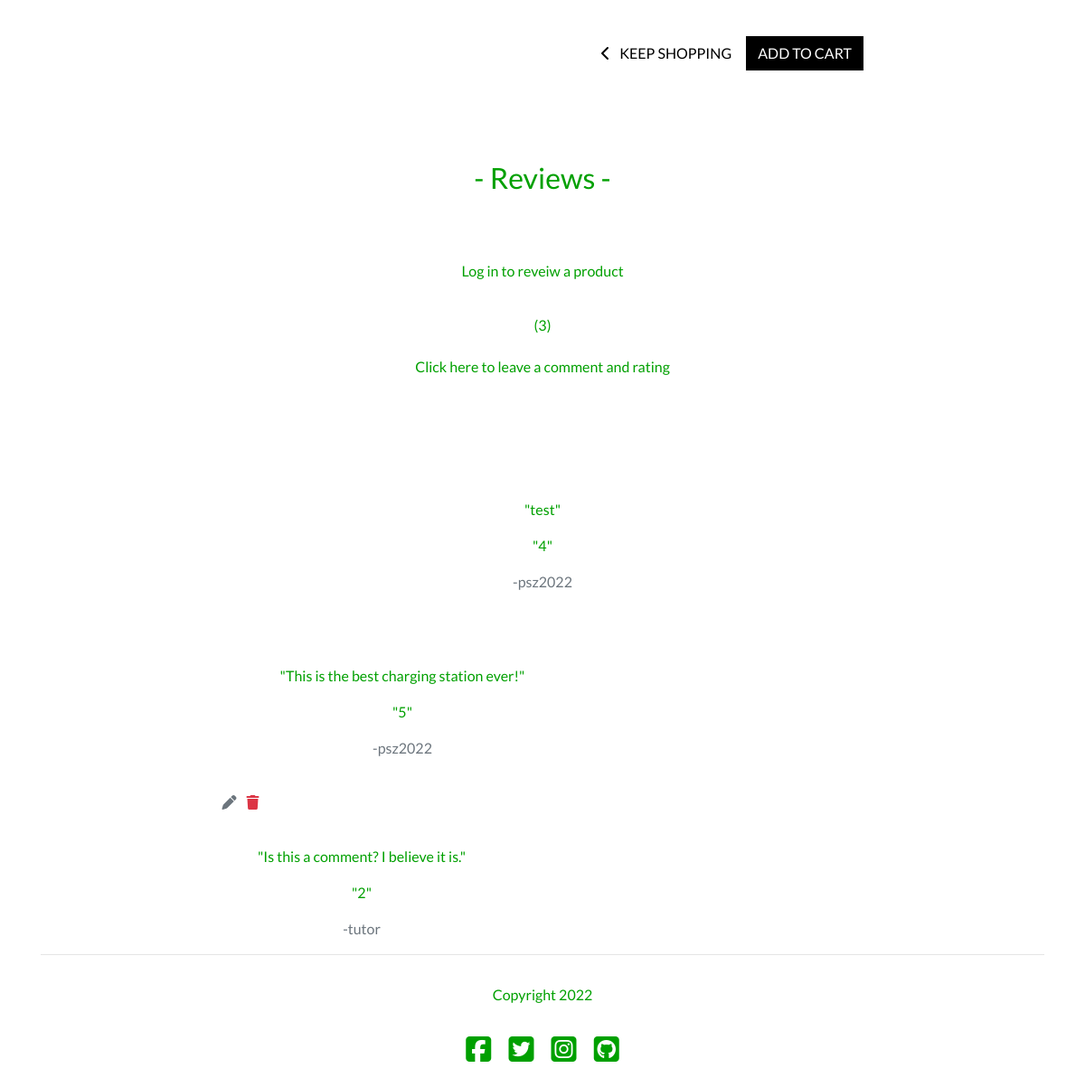
The page /products/1/ (signed in, lower part) on the database as committed earlier.
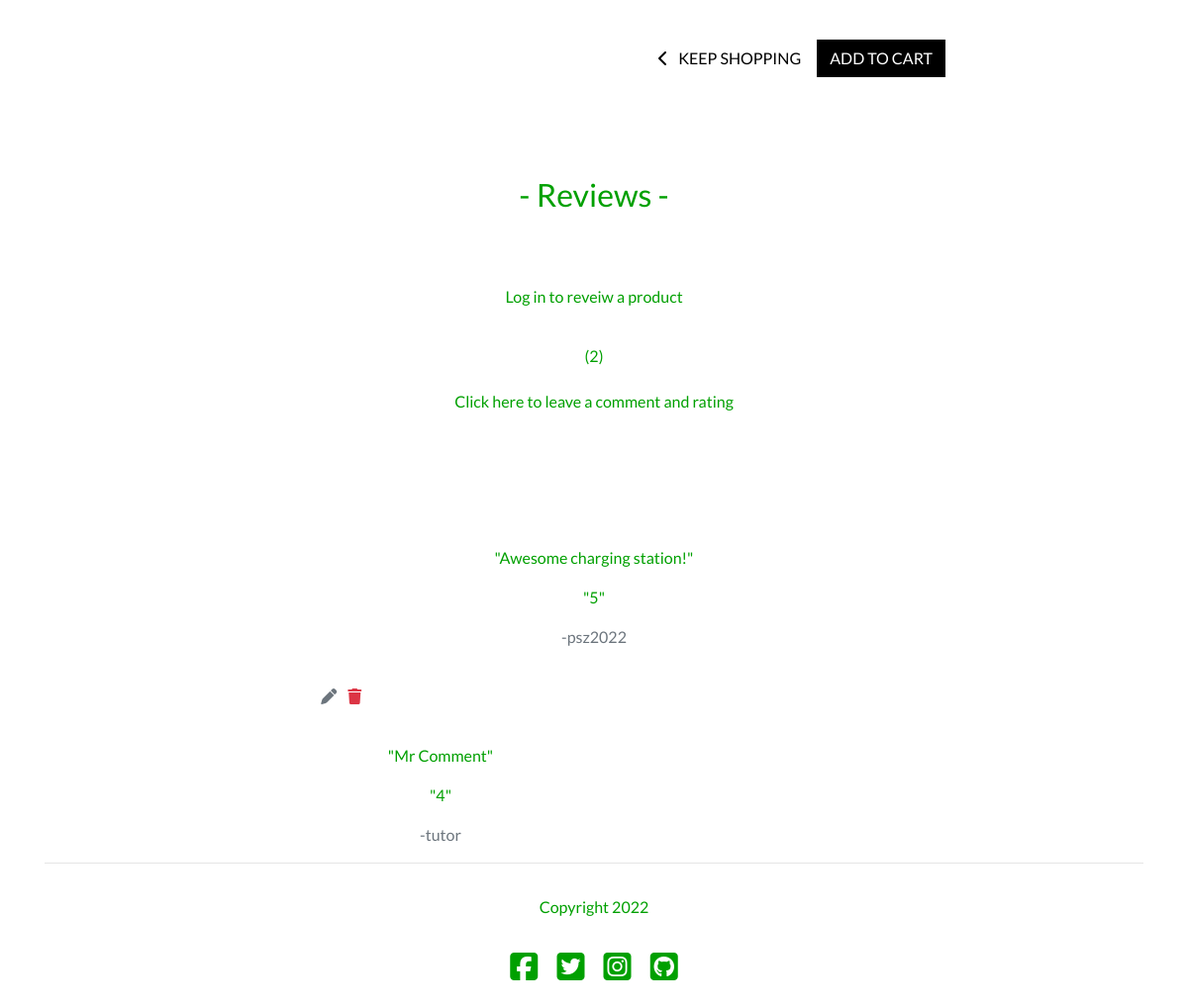
The same page on the database as committed later.
### reviews/models.py (models this page shows, shortened)
class Review(models.Model):
    RATE = [
        (1, '1 out of 5'),
        (2, '2 out of 5'),
        (3, '3 out of 5'),
        (4, '4 out of 5'),
        (5, '5 out of 5'),
    ]
    user = models.ForeignKey(UserProfile, on_delete=models.CASCADE)
    product = models.ForeignKey(Product, on_delete=models.CASCADE, related_name='product_rating')
    title = models.CharField(max_length=50)
    rating = models.IntegerField(choices=RATE)

### profiles/models.py (models this page shows)
class UserProfile(models.Model):
    user = models.OneToOneField(User, on_delete=models.CASCADE)
    default_phone_number = models.CharField(max_length=20, null=True, blank=True)
    default_street_address1 = models.CharField(max_length=80, null=True, blank=True)
    default_street_address2 = models.CharField(max_length=80, null=True, blank=True)
    default_town_or_city = models.CharField(max_length=40, null=True, blank=True)
    default_county = models.CharField(max_length=80, null=True, blank=True)
    default_postcode = models.CharField(max_length=20, null=True, blank=True)
    default_country = CountryField(blank_label='Country', null=True, blank=True)
    def __str__(self):
        return self.user.username

### products/views.py (the view)
# urls.py: path('<int:product_id>/', views.product_detail, name='product_detail'),
def product_detail(request, product_id):
    product = Product.objects.select_related().get(pk=product_id)
    reviews = Review.objects.filter(product=product)
    context = {
        'review_form': ReviewForm(),
        'product': product,
        'reviews': reviews
    }
    return render(request, 'products/product_detail.html', context)

### reviews/forms.py
class ReviewForm(forms.ModelForm):
    class Meta:
        model = Review
        exclude = (
            'user',
            'date_added',
            'product',
            'upvotes',
            'downvotes')
        fields = ['title', 'rating']
        labels = {
            'rating': 'Rate below  1 = Terrible!  |  5 = Awesome! ',
        }
    def __init__(self, *args, **kwargs):
        super().__init__(*args, **kwargs)
        placeholders = {
            'title': 'comment here',
            'description': 'Description',
        }
        self.fields['title'].widget.attrs['autofocus'] = True
        for field in self.fields:
            if field != 'rating':
                placeholder = placeholders[field]
                self.fields[field].widget.attrs['placeholder'] = placeholder
                self.fields[field].label = False
            self.fields[field].widget.attrs['class'] = (
                'add-blog-form-field')

### bag/contexts.py (called while the page is built, shortened)
def bag_contents(request):
    bag_items = []
    total = 0
    product_count = 0
    bag = request.session.get('bag', {})
    if total < settings.FREE_DELIVERY_THRESHOLD:
        delivery = total * Decimal(settings.STANDARD_DELIVERY_PERCENTAGE / 100)
        free_delivery_delta = settings.FREE_DELIVERY_THRESHOLD - total
    else:
        delivery = 0
        free_delivery_delta = 0
    grand_total = delivery + total
    context = {
        'bag_items': bag_items,
        'total': total,
        'product_count': product_count,
        'delivery': delivery,
        'free_delivery_delta': free_delivery_delta,
        'free_delivery_threshold': settings.FREE_DELIVERY_THRESHOLD,
        'grand_total': grand_total,
    }
    return context

### products/templates/products/product_detail.html (shortened to what this page needs)
{% extends "base.html" %}
{% load static %}
{% block content %}
    <div class="container-fluid">
        <div class="row">
            <div class="col-12 col-md-6 col-lg-4 offset-lg-2">
            </div>
            <div class="col-12 col-md-6 col-lg-4">
                <div class="product-details-container mb-5 mt-md-5">
                    <form class="form" action="{% url 'add_to_bag' product.id %}" method="POST">
                        <div class="form-row">
                            {% with product.has_sizes as s %}
                            <div class="col{% if s %}-12 mt-2{% endif %}">
                                <a href="{% url 'products' %}" class="btn btn-outline-black rounded-0 mt-5">
                                    <span class="icon">
                                        <i class="fas fa-chevron-left"></i>
                                    </span>
                                    <span class="text-uppercase">Keep Shopping</span>
                                </a>
                                <input type="submit" class="btn btn-black rounded-0 text-uppercase mt-5" value="Add to Cart">
                            </div>
                            {% endwith %}
                        </div>
                    </form>
                </div>
            </div>
        </div>
    </div>
{% include 'reviews/includes/reviews.html' %}
{% endblock %}

### templates/base.html (shortened to what this page needs)
{% load static %}
<!doctype html>
<html lang="en">
  <head>
    {% block corecss %}
        <link rel="stylesheet" href="https://cdn.jsdelivr.net/npm/bootstrap@4.6.1/dist/css/bootstrap.min.css">
        <link rel="stylesheet" href="{% static 'css/base.css' %}">
    {% endblock %}
  </head>
  <body>
    {% block content %}
    {% endblock %}
    <footer class="container-sm fixed-bottom">
        <div class="divider-opaque">
            <hr>
        </div>
        <div class="row py-3">
            <p class="tagline-text footer-text text-center">
                Copyright 2022
            </p>
        </div>
        <div class="pt-3 pb-4 text-center footer-links">
            <a href="https://en-gb.facebook.com/" aria-label="Link to perkulater facebook page"
                rel="noreferrer noopener" target="_blank"><i class="fab fa-facebook-square fa-2x px-2"></i></a>
            <a href="https://twitter.com/home" aria-label="Link to perkulater twitter page"
                rel="noreferrer noopener" target="_blank"><i class="fab fa-twitter-square fa-2x px-2"></i></a>
            <a href="https://www.instagram.com/" aria-label="Link to perkulater instagram page"
                rel="noreferrer noopener" target="_blank"><i class="fab fa-instagram-square fa-2x px-2"></i></a>
            <a href="https://github.com/BrianLipscombe" aria-label="Link to developer GitHub page"
                rel="noreferrer noopener" target="_blank"><i class="fab fa-github-square fa-2x px-2"></i></a>
        </div>
    </footer>
  </body>
</html>

### reviews/templates/reviews/includes/reviews.html (shortened to what this page needs)
{% block content %}
{% load static %}
<div class="container text-center" id="reviews">
    <h2 class="font-heading d-inline-block p-1 mt-5 mb-3">- Reviews -</h2><br>
    <h7 class="font-heading d-inline-block p-1 mt-5 mb-3">Log in to reveiw a product</h7>
    <div class="text-center pb-3"></div>
    <div class="mb-2 text-center">
        <span class="rating-stars" data-value="{{ product.avg_rating }}"></span> <span>({{ reviews.count }})</span>
    </div>
    {% if user.is_authenticated %}
    <div class="text-center mt-3">
        <button type="button" class="btn btn-outline-secondary rounded-0" data-toggle="modal"
            data-target="#reviewModal">
            Click here to leave a comment and rating
        </button>
    </div>
    {% endif %}
    <div class="row mt-5 d-flex justify-content-around">
        {% for review in reviews %}
        <div class="col-12 col-md-5 row p-3 m-3 border">
                {% if user.is_authenticated and user.get_username == review.user.user.username %}
                <div class="col m-auto text-center mb-2">
                    <a href="" class="p-1 text-secondary button text-decoration-none" data-toggle="modal"
                        data-target="#editModal{{review.id}}">
                        <i class="fas fa-pen"></i>
                    </a>
                    <button class="p-1 text-danger text-decoration-none button" type="button" data-toggle="modal"
                        data-target="#deleteReview">
                        <i class="fas fa-trash"></i>
                    </button>
                </div>
                {% endif %}
            </div>
            <div class="col-12 col-lg-8">
                <p>"{{ review.title }}"</p>
                <p>"{{ review.rating }}"</p>
                <div class="row">
                    <div class="col">
                        <p class="text-end fst-italic text-secondary mb-0">-{{ review.user }}</p>
                    </div>
                </div>
            </div>
        </div>
        {% endfor %}
{% endblock %}

### static/css/base.css (style rules this page uses)
html { height: 100%; }
body { background: url('/media/homepage_background_light_blurred.png') no-repeat center center fixed; background-size: cover; height: calc(100vh - 164px); color: rgb(0, 160, 0); font-family: 'Lato'; text-align: center; }
.icon { align-items: center; display: inline-flex; justify-content: center; height: 1.5rem; width: 1.5rem; }
.btn-black { background: black; color: white; }
.btn-outline-black { background: white; color: black !important; border: 1px solid rgb(255, 255, 255); }
.footer-links a { color: var(--whitehighlight); }
.footer-text { max-width: 40rem; margin: 0 auto; }
.fixed-bottom { position:static; bottom: 0; }
@media (min-width: 1200px) { .container { max-width: 80%; } }
.btn-outline-secondary { color: var(--color-green); border: 2px solid var(--color-green); }
.border { border: 1px solid var(--color-black)!important; }
.text-decoration-none { border: 0!important; background-color: var(--color-white); }

Rows that differ between the two databases and show on the page:
removed Review: title "test", rating "4", user "psz2022"
removed Review: title "This is the best charging station ever!", rating "5", user "psz2022"
removed Review: title "Is this a comment? I believe it is.", rating "2", user "tutor"
added Review: title "Awesome charging station!", rating "5", user "psz2022"
added Review: title "Mr Comment", rating "4", user "tutor"
Other text that changed with them:
{{ reviews.count }}: "3" → "2"
